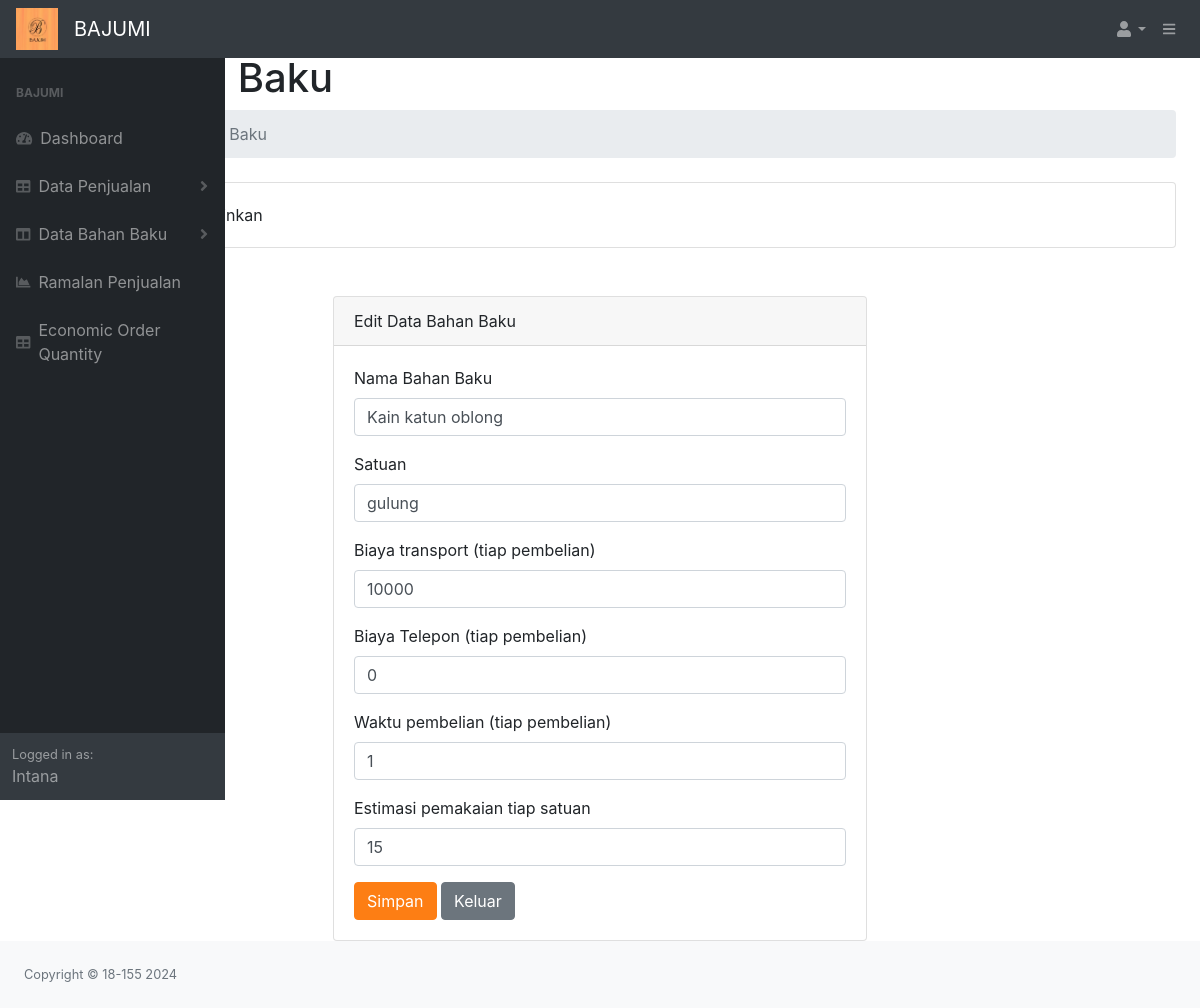
The page /editmaterial.php?id_material=1 (signed in) on the database its author committed.
### tables this page shows
CREATE TABLE `material` (
  `id_material` int(11) NOT NULL,
  `nama_material` varchar(32) NOT NULL,
  `satuan_material` varchar(32) NOT NULL,
  `stock_material` int(11) NOT NULL,
  `biaya_transport` int(11) NOT NULL,
  `biaya_telepon` int(11) NOT NULL,
  `penggunaan` int(11) NOT NULL,
  `lead_time` int(11) NOT NULL
);

### editmaterial.php (the view, shortened to what this page needs)
<?php
include 'db_config.php';
if (isset($_GET['id_material'])) {
    $id_material = $_GET['id_material'];
    $sql = "SELECT * FROM material WHERE id_material = :id_material";
    $stmt = $conn->prepare($sql);
    $stmt->bindParam(':id_material', $id_material, PDO::PARAM_INT);
    $stmt->execute();
    $row = $stmt->fetch(PDO::FETCH_ASSOC);
} else {
    header("Location: stock.php");
    exit;
}
?>
<!DOCTYPE html>
<html lang="en">
    <head>
        <link href="css/styles.css" rel="stylesheet" />
    </head>
    <body class="sb-nav-fixed">
        <?php include 'navbar.php';
            include 'sidenav.php'?>
            <div id="layoutSidenav_content">
                <main>
                <div class="container-fluid">
                        <h1 class="mt-4" style="padding-top: 30px;">Edit Bahan Baku</h1>
                        <ol class="breadcrumb mb-4">
                            <li class="breadcrumb-item"><a href="dashboard.php">Dashboard</a></li>
                            <li class="breadcrumb-item active">Edit Bahan Baku</li>
                        </ol>
                        <div class="card mb-4">
                            <div class="card-body">
                                Edit data yang anda inginkan
                            </div>
                        </div>
                <div class="container mt-5">
                    <div class="row">
                        <div class="col-md-6 offset-md-3">
                            <div class="card">
                                <div class="card-header">
                                    Edit Data Bahan Baku
                                </div>
                                <div class="card-body">
                                    <form action="editmaterial.php" method="POST">
                                        <div class="form-group">
                                            <label for="nama_material">Nama Bahan Baku</label>
                                            <input class="form-control" id="nama_material" name="nama_material" value="<?=$row['nama_material']?>"required>
                                        </div>
                                        <div class="form-group">
                                            <label for="satuan_material">Satuan</label>
                                            <input class="form-control" id="satuan_material" name="satuan_material" value="<?=$row['satuan_material']?>"required>
                                        </div>
                                        <div class="form-group">
                                            <label for="biaya_transport">Biaya transport (tiap pembelian)</label>
                                            <input type="number" class="form-control" id="biaya_transport" name="biaya_transport" min="1" step="1" value="<?=$row['biaya_transport']?>"required>
                                        </div>
                                        <div class="form-group">
                                            <label for="biaya_telepon">Biaya Telepon (tiap pembelian)</label>
                                            <input type="number" class="form-control" id="biaya_telepon" name="biaya_telepon" min="0" step="0.01" value="<?=$row['biaya_telepon']?>" required>
                                        </div>
                                        <div class="form-group">
                                            <label for="lead_time">Waktu pembelian (tiap pembelian)</label>
                                            <input type="number" class="form-control" id="lead_time" name="lead_time" min="1" step="0.01" value="<?=$row['lead_time']?>" required>
                                        </div>
                                        <div class="form-group">
                                            <label for="penggunaan">Estimasi pemakaian tiap satuan</label>
                                            <input type="number" class="form-control" id="penggunaan" name="penggunaan" min="1" step="0.01" value="<?=$row['penggunaan']?>" required>
                                        </div>
                                        <button type="submit" class="btn btn-primary">Simpan</button>
                                        <a href="dashboard.php" class="btn btn-secondary">Keluar</a>
                                    </form>
                                </div>
                            </div>
                        </div>
                    </div>
                </div>
                </main>
                <footer class="py-4 bg-light mt-auto">
                </footer>
            </div>
    </body>
</html>

### rows shown on the page
material: nama_material "Kain katun oblong", satuan_material "gulung", biaya_transport "10000", biaya_telepon "0", lead_time "1", penggunaan "15"

### other values the page prints
$_SESSION['username'] "Intana"
